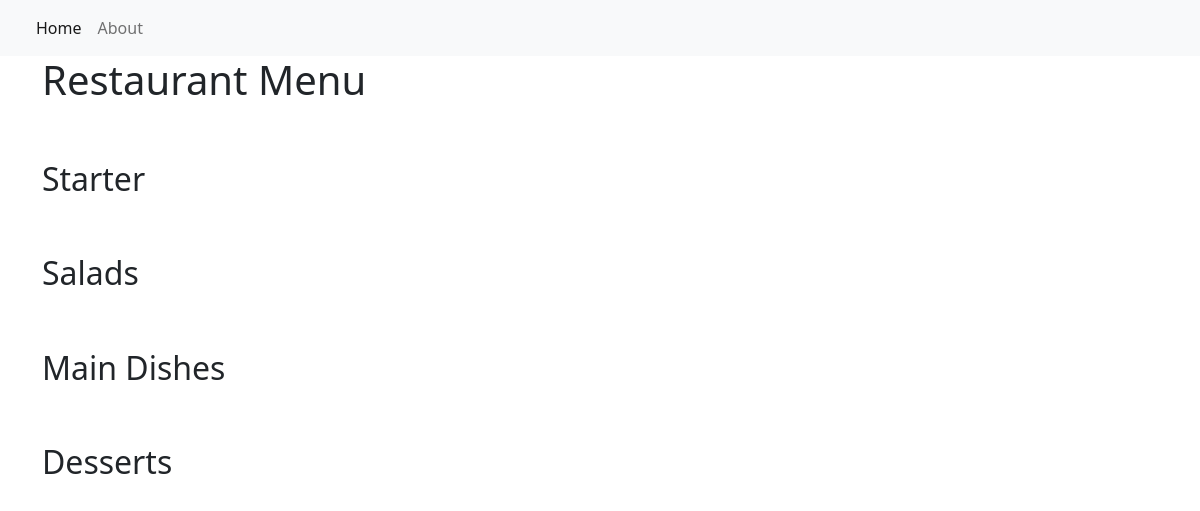
The app's page /, older data.
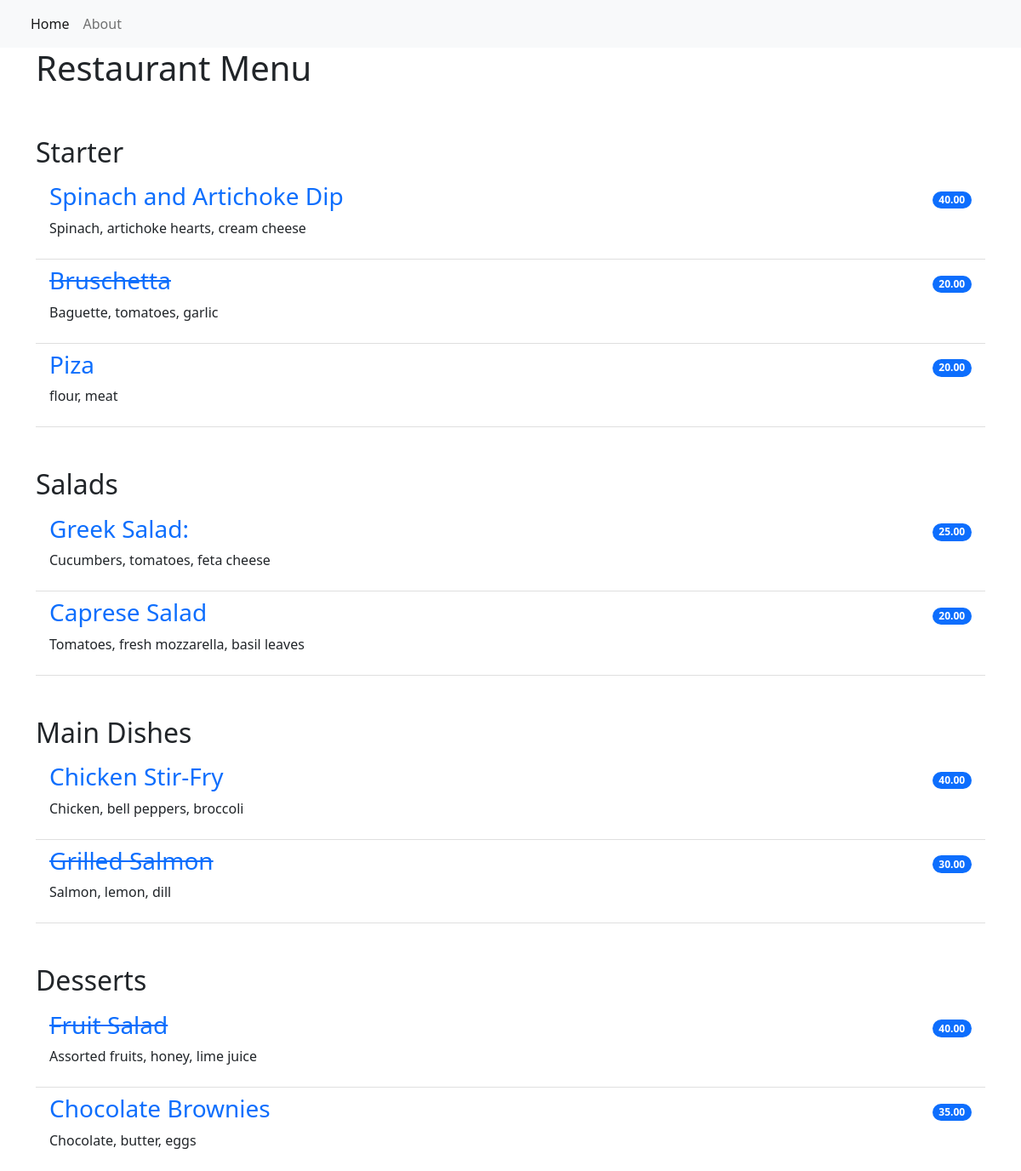
The same page, newer data.
### restaurant_menu/models.py (models this page shows, shortened)
class Item(models.Model):
    meals = models.CharField(max_length=1000, unique=True)
    description = models.CharField(max_length=2000)
    price = models.DecimalField(max_digits=10, decimal_places=2)
    meal_type = models.CharField(max_length=200, choices=MEAL_TYPE)
    author = models.ForeignKey(User, on_delete=models.PROTECT)
    status = models.IntegerField(choices=STATUS, default=1)
    date_created = models.DateTimeField(auto_now_add=True)
    date_updated = models.DateTimeField(auto_now=True)
    slug = models.SlugField(blank=True, null=True)

### restaurant_menu/views.py (the view)
# urls.py: path('', views.MenuList.as_view(), name='home'),
class MenuList(generic.ListView):
    queryset = Item.objects.order_by('-date_created')
    template_name = 'index.html'
    def get_context_data(self, **kwargs):
        context = super().get_context_data(**kwargs)
        context['meals'] = MEAL_TYPE
        return context

### restaurant_menu/templates/index.html
{% extends 'base.html' %}
{% block content %}
    <div class="container">
        <h1>Restaurant Menu</h1>
        <ul class="list-group list-group-flush">
            {% for meal in meals %}
                <h2 class="pt-5">{{ meal.1 }}</h2>
                {% for item in item_list %}
                    {% if item.meal_type == meal.0 %}
                        {% if item.status == 0 %}
                            <li class="list-group-item d-flex justify-content-between align-items-center border-0 pb-0">
                                <a href="{% url 'menu_item' meal=item.meals|slugify %}">
                                    <h3><del>{{ item.meals }}</del></h3>
                                </a>
                                <span class="badge bg-primary rounded-pill">{{ item.price }}</span>
                            </li>
                            <li class="list-group-item pt-0">
                                <p>{{ item.description }}</p>
                            </li>
                        {% else %}
                            <li class="list-group-item d-flex justify-content-between align-items-center border-0 pb-0">
                                <a href="{% url 'menu_item' meal=item.meals|slugify %}">
                                    <h3>{{ item.meals }}</h3>
                                </a>
                                <span class="badge bg-primary rounded-pill">{{ item.price }}</span>
                            </li>
                            <li class="list-group-item pt-0">
                                <p>{{ item.description }}</p>
                            </li>
                        {% endif %}
                    {% endif %}
                {% endfor %}
            {% endfor %}
        </ul>
    </div>
{% endblock content %}

### restaurant_menu/templates/base.html (shortened to what this page needs)
<!DOCTYPE html>
<html lang="en">
    <head>
        <link href="https://cdn.jsdelivr.net/npm/bootstrap@5.2.0-beta1/dist/css/bootstrap.min.css" rel="stylesheet">
    </head>
    <body>
        <nav class="navbar navbar-expand-lg bg-light">
            <div class="container-fluid">
                <div class="collapse navbar-collapse" id="navbarNav">
                    <ul class="navbar-nav">
                         <li class="nav-item">
                            <a class="nav-link active" aria-current="page" href="{% url 'home' %}">Home</a>
                        </li>
                        <li class="nav-item">
                            <a class="nav-link" aria-current="page" href="{% url 'home' %}">About</a>
                        </li>
                    </ul>
                </div>
            </div>
        </nav>
        {% block content %}
        {% endblock content %}
    </body>
</html>

### restaurant_menu/templates/base.html (style rules this page uses)
a { text-decoration: none; }

Row changes from the older to the newer data that the page shows:
added Item: meals "Spinach and Artichoke Dip", price "40.00", description "Spinach, artichoke hearts, cream cheese", shown under "Starter"
added Item: meals "Bruschetta", price "20.00", description "Baguette, tomatoes, garlic", shown under "Starter"
added Item: meals "Piza", price "20.00", description "flour, meat", shown under "Starter"
added Item: meals "Greek Salad:", price "25.00", description "Cucumbers, tomatoes, feta cheese", shown under "Salads"
added Item: meals "Caprese Salad", price "20.00", description "Tomatoes, fresh mozzarella, basil leaves", shown under "Salads"
added Item: meals "Chicken Stir-Fry", price "40.00", description "Chicken, bell peppers, broccoli", shown under "Main Dishes"
added Item: meals "Grilled Salmon", price "30.00", description "Salmon, lemon, dill", shown under "Main Dishes"
added Item: meals "Fruit Salad", price "40.00", description "Assorted fruits, honey, lime juice", shown under "Desserts"
added Item: meals "Chocolate Brownies", price "35.00", description "Chocolate, butter, eggs", shown under "Desserts"
